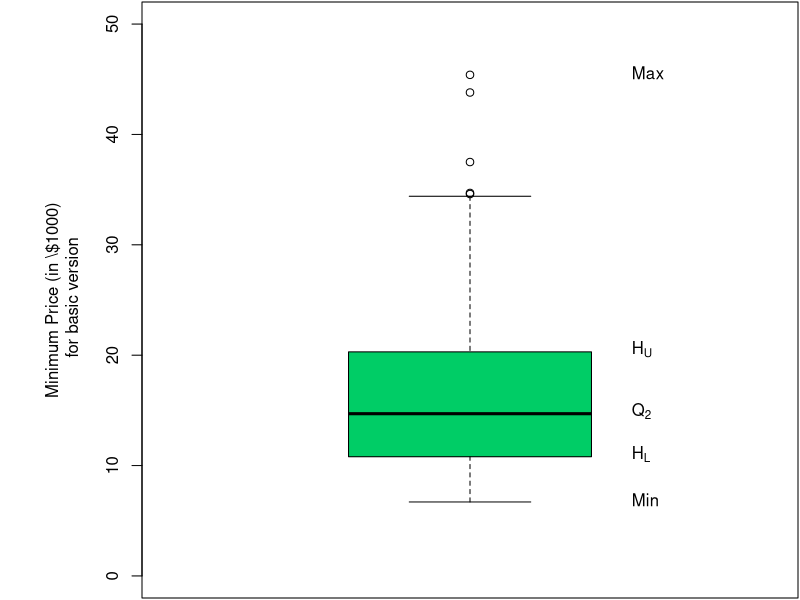
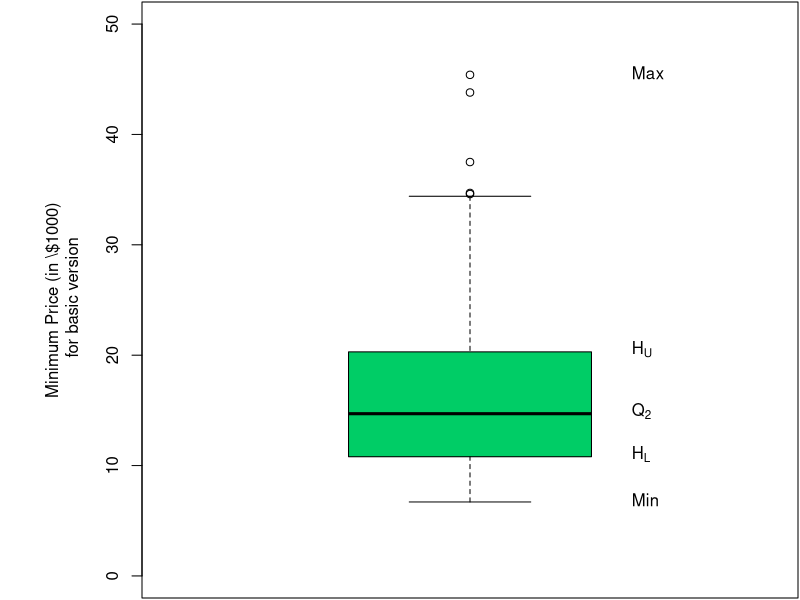

The R script that drew these images, in order:
## ---- chunk 1
library(MASS) # MASS package contains data frame Cars93

opar <- par(no.readonly = TRUE) # read in current parameters

par(mar=c(0.1, 7.1, 0.1, 0.1)) # more space needed on side 2

with(data = Cars93, boxplot(Min.Price, ylim = c(0, 50),
                  ylab = "Minimum Price (in \\$1000)\n for basic version",
                  col = "springgreen3"))

f <- with(data=Cars93, fivenum(Min.Price)) # store fivenum values in f

text(x = rep(1.25, 5), y = f, labels=c("Min", expression(H[L]),
                        expression(Q[2]) , expression(H[U]), "Max"), pos=4)

par(opar) # reset to original parameters

## ---- chunk 2
library(MASS) # load MASS package

opar <- par(no.readonly = TRUE) # read in current parameters

par(mar=c(0.1, 7.1, 0.1, 0.1)) # more space needed on side 2

with(data = Cars93, boxplot(Min.Price, ylim = c(0, 50),
                  ylab = "Minimum Price (in \\$1000)\n for basic version",
                  col = "springgreen3"))

f <- with(data=Cars93, fivenum(Min.Price)) # store fivenum values in f

text(x = rep(1.25, 5), y = f, labels=c("Min", expression(H[L]),
                        expression(Q[2]) , expression(H[U]), "Max"), pos=4)

# fig <- recordPlot() # Save plot in object "fig"

par(opar) # reset to original parameters

